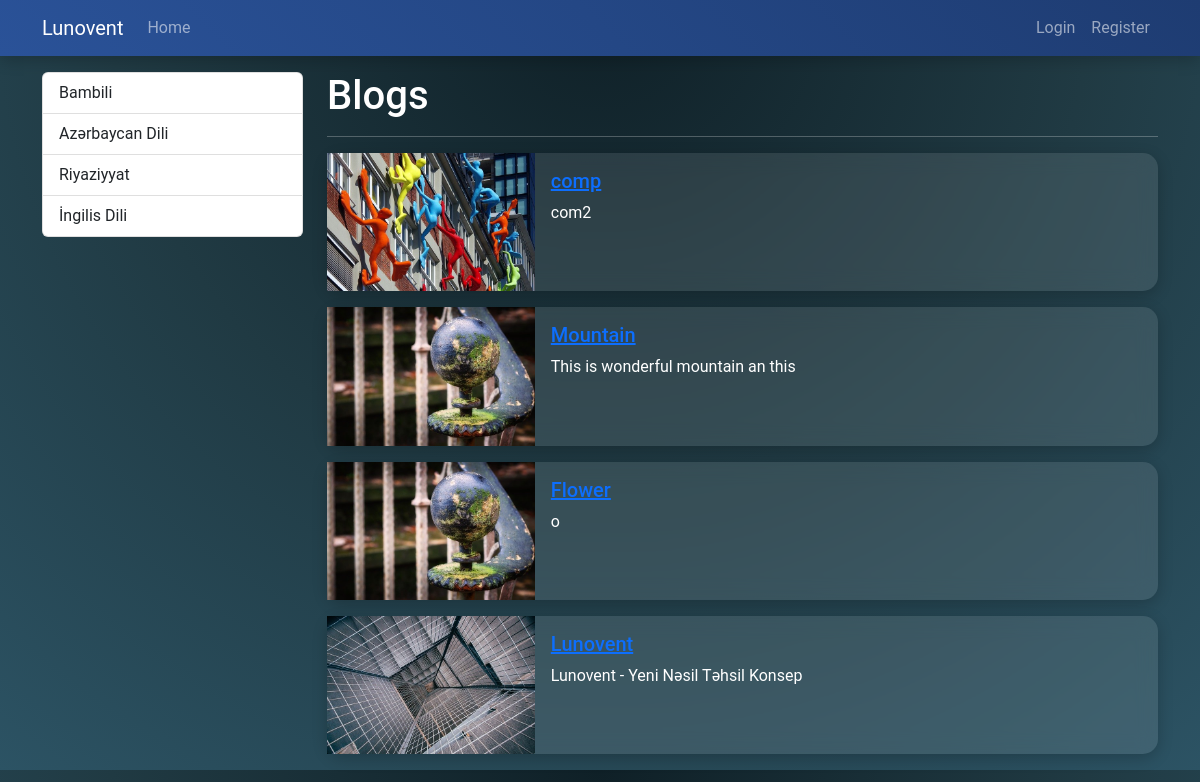
The app's page /blogs, older data.
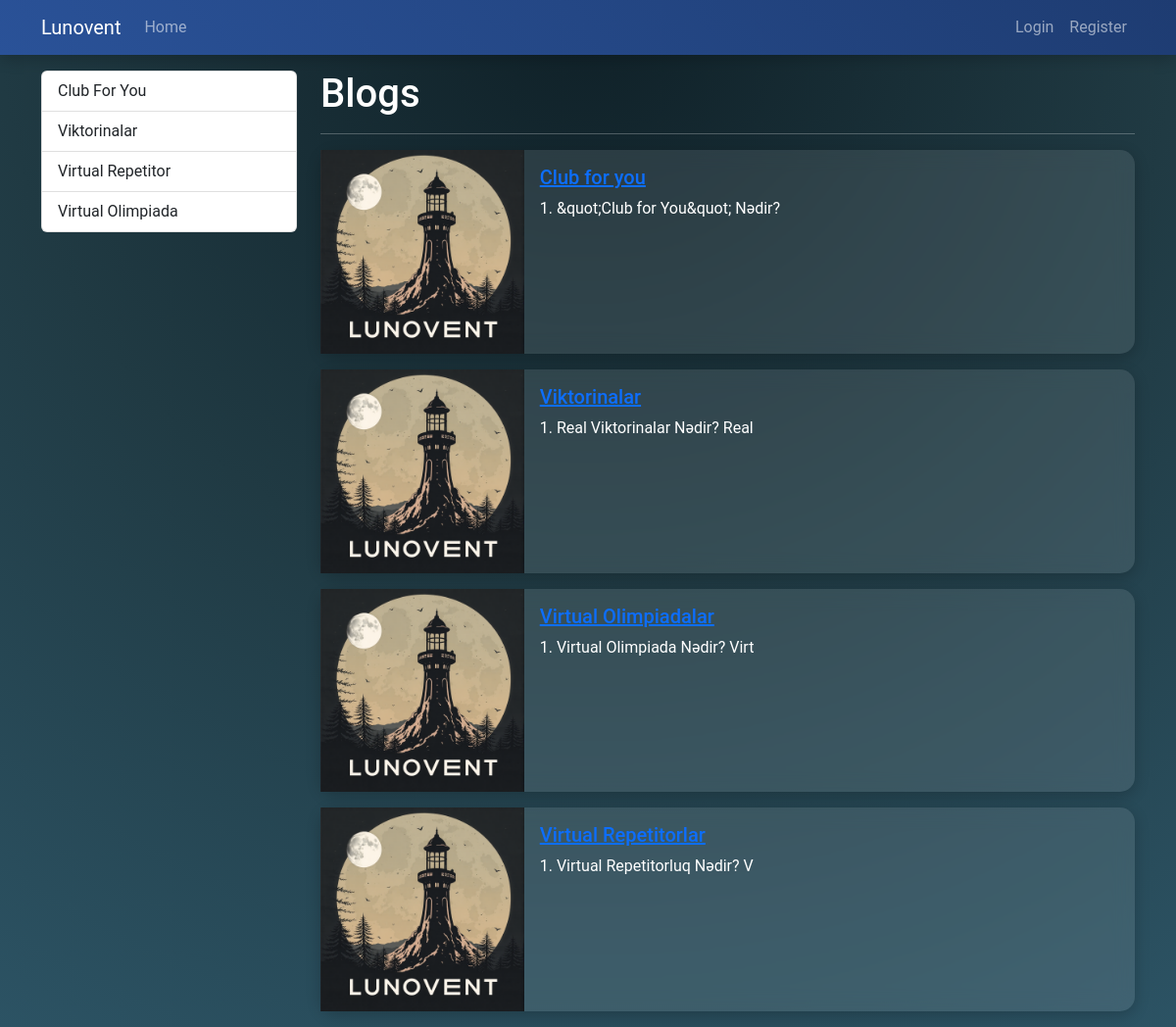
The same page, newer data.
### blog/models.py (models this page shows, shortened)
class Category(models.Model):
    name = models.CharField(max_length=150)
    slug = models.SlugField(null=False, blank=True, unique=True, db_index=True, editable=False)

class Blog(models.Model):
    title = models.CharField(max_length=200)
    image = models.ImageField(upload_to="blogs")
    description = RichTextField()
    is_active = models.BooleanField(default=False)
    is_home = models.BooleanField(default=False)
    slug = models.SlugField(null=False, blank=True, unique=True, db_index=True, editable=False)
    categories = models.ManyToManyField(Category, blank=True)

### blog/views.py (the view)
# urls.py: path("blogs", views.blogs, name="blogs"),
def blogs(request):
    context = {
        "blogs": Blog.objects.filter(is_active=True),
        "categories": Category.objects.all()
    }
    return render(request, "blog/blogs.html", context)

### blog/templates/blog/blogs.html (shortened to what this page needs)
{% extends "base.html" %}
{% block content %}
<div class="container mt-3">
    <div class="row">
        <div class="col-3">
            {% include 'partials/_categories.html' %}
        </div>
        <div class="col-9">
            <h1>Blogs</h1>
            <hr>
            {% if blogs|length > 0 %}
                {% for blog in blogs %}
                    {% if blog.is_active %}
                        {% include 'blog/partials/_blog.html' %}
                    {% endif %}
                {% endfor %}
            {% else %}
                <div class="alert alert-warning">NO BLOGS</div>
            {% endif %}
        </div>
    </div>
</div>
{% endblock %}

### templates/base.html (shortened to what this page needs)
{% load static %}
<!DOCTYPE html>
<html lang="tr">
<head>
    <link rel="stylesheet" href="{% static 'css/bootstrap.min.css' %}">
    <link rel="stylesheet" href="{% static 'css/base.css' %}">
    <link rel="stylesheet" href="base.css">
</head>
<body>
    {% include 'partials/_navbar.html' %}
    {% block content %}{% endblock %}
</body>
</html>

### templates/partials/_navbar.html (shortened to what this page needs)
<nav class="navbar navbar-dark bg-primary navbar-expand-lg">
    <div class="container">
        <a class="navbar-brand" href="{% url 'home' %}">Lunovent</a>
        <div class="collapse navbar-collapse" id="navbar">
            <ul class="navbar-nav me-auto">
                <li class="nav-item">
                    <a class="nav-link" href="{% url 'home' %}">Home</a>
                </li>
            </ul>
            <ul class="navbar-nav ms-auto">
                {% if user.is_authenticated %}
                    <li class="nav-item">
                        <a class="nav-link" href="{% url 'logout' %}">Logout</a>
                    </li>
                    <li class="nav-item">
                        <a class="nav-link" href="#">Welcome, {{ user.get_full_name|title }}</a>
                    </li>
                {% else %}
                    <li class="nav-item">
                        <a class="nav-link" href="{% url 'login' %}">Login</a>
                    </li>
                    <li class="nav-item">
                        <a class="nav-link" href="{% url 'register' %}">Register</a>
                    </li>
                {% endif %}
            </ul>
        </div>
    </div>
</nav>

### templates/partials/_categories.html
<div class="list-group">
    {% for category in categories %}
        {% if category.slug == selected_category %}
            <a class="list-group-item list-group-item-action active" href="{% url 'blogs_by_category' category.slug %}">{{ category.name|title }}</a>
        {% else %}
            <a class="list-group-item list-group-item-action" href="{% url 'blogs_by_category' category.slug %}">{{ category.name|title }}</a>
        {% endif %}
    {% endfor %}
</div>

### blog/templates/blog/partials/_blog.html
{% load static %}
<div class="card mb-3">
    <div class="row g-0">
        <div class="col-md-3">
            <img src="{{ blog.image.url }}" alt="" class="img-fluid">
        </div>
        <div class="col-md-9">
            <div class="card-body">
                <h5 class="card-title">
                    <a href="{% url 'details' blog.slug %}">
                        {{ blog.title }}
                    </a>
                </h5>
                <p class="card-text">{{ blog.description|striptags|slice:"0:35" }}</p>
            </div>
        </div>
    </div>
</div>

### static/css/base.css (style rules this page uses)
.navbar { background: linear-gradient(45deg, #1e3c72, #2a5298); box-shadow: 0 4px 15px rgba(0, 0, 0, 0.2); transition: background 0.3s ease; }
body { background: radial-gradient(circle at top, #0f2027, #203a43, #2c5364); color: #ffffff; font-family: 'Roboto', sans-serif; margin: 0; padding: 0; }
.card { background: rgba(255, 255, 255, 0.1); backdrop-filter: blur(10px); box-shadow: 0 4px 15px rgba(0, 0, 0, 0.2); border: none; border-radius: 15px; transition: transform 0.3s ease; }

Row changes from the older to the newer data that the page shows:
removed Category: name "Bambili"
removed Category: name "Azərbaycan Dili"
removed Category: name "Riyaziyyat"
removed Category: name "İngilis Dili"
removed Blog: image (picture), title "comp", description "com2"
removed Blog: image (picture), title "Mountain", description "This is wonderful mountain an this"
removed Blog: image (picture), title "Flower", description "o"
added Category: name "Club For You"
added Category: name "Viktorinalar"
added Category: name "Virtual Repetitor"
added Category: name "Virtual Olimpiada"
added Blog: image (picture), title "Club for you", description "1. &quot;Club for You&quot; Nədir?"
added Blog: image (picture), title "Viktorinalar", description "1. Real Viktorinalar Nədir? Real"
added Blog: image (picture), title "Virtual Olimpiadalar", description "1. Virtual Olimpiada Nədir? Virt"
changed Blog: image: a different picture; description "Lunovent - Yeni Nəsil Təhsil Konsep" → "1. Virtual Repetitorluq Nədir? V"; title "Lunovent" → (not shown)
